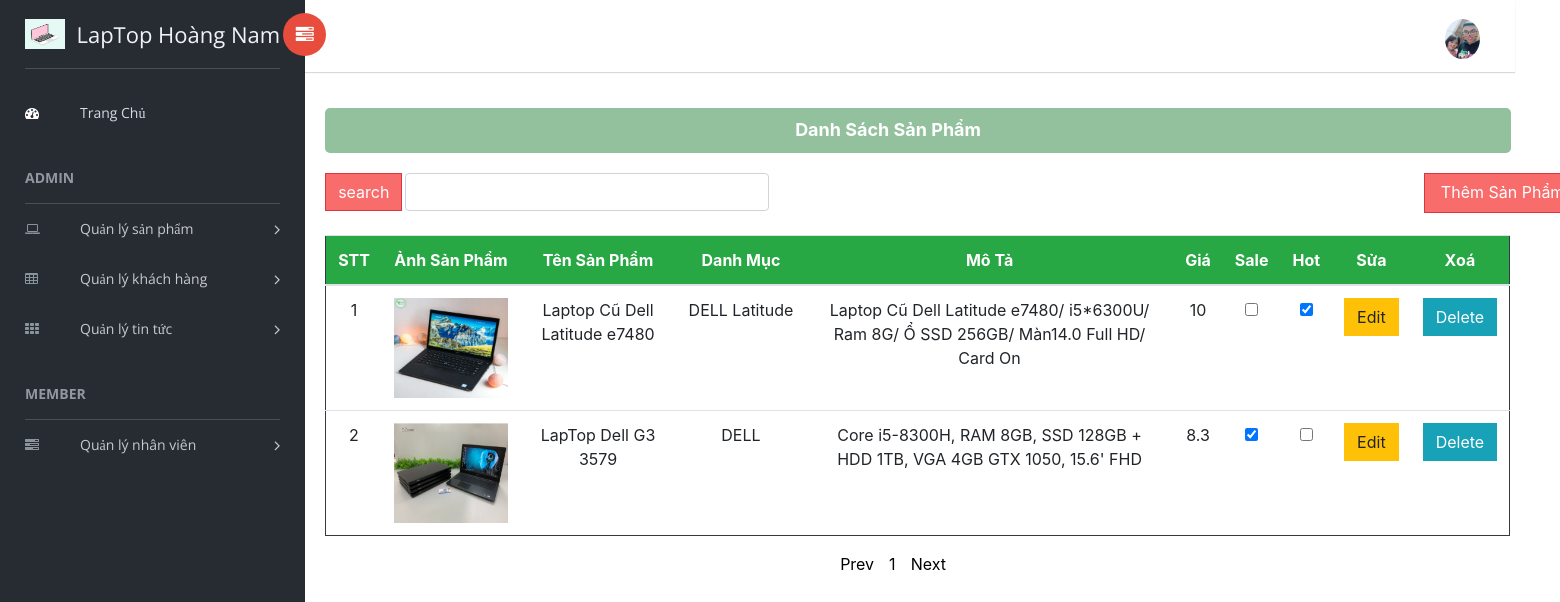
/PHP/DanhSachSanPham.php, run on the app's committed database.
### tables this page shows
CREATE TABLE `sanpham` (
  `MaSP` int(10) UNSIGNED NOT NULL,
  `MaDMSP` int(10) NOT NULL,
  `AnhSP` varchar(255) NOT NULL,
  `TenSP` varchar(255) NOT NULL,
  `MoTa` varchar(255) NOT NULL,
  `Gia` float NOT NULL,
  `Sale` int(10) NOT NULL,
  `Hot` int(10) NOT NULL
);

CREATE TABLE `danhmucsanpham` (
  `MaDMSP` int(10) UNSIGNED NOT NULL,
  `TenDMSP` varchar(255) NOT NULL
);

### PHP/DanhSachSanPham.php (the view, shortened to what this page needs)
<?php
  require_once('Connect.php');
  include("DungChung.php")
?>
<div class="Phan2Phai">
    <div class="DangNhapThanhCong">
        <p>Danh Sách Sản Phẩm</p>
    </div>
    <div class="container" style="margin-top: 20px;margin-left:5px;">
        <div class="row">
            <form action="TimKiemSanPham.php" method="get" style="margin-left: 5px;">
                <input id="MaSP" type="number" class="col-md-20 form-control" name="MaSP" value="Nhập mã sản phẩm"
                    style="margin-left: 90px;">
                <input type="submit" name="Ok" value="search" class="btn btn-danger"
                    style="margin-left: 10px;margin-top: -66px;;background:#f86c6b" />
            </form>
            <div class="col-md-2"><a href="Add_Edit_SanPham.php" class="btn btn-danger" role="button"
                    style="margin-left:730px;width:157px;height:40px;padding-bottom:20px;background:#f86c6b">Thêm Sản Phẩm</a></div>
        </div>
        <table class="table table-hover">
            <thead>
                <tr class="bg-success text-white" style=" text-align: center;">
                    <th>STT</th>
                    <th>Ảnh Sản Phẩm</th>
                    <th>Tên Sản Phẩm</th>
                    <th>Danh Mục</th>
                    <th>Mô Tả</th>
                    <th>Giá</th>
                    <th>Sale</th>
                    <th>Hot</th>
                    <th>Sửa</th>
                    <th>Xoá</th>
                </tr>
            </thead>
            <tbody>
                <?php
                  $result = mysqli_query($db, 'SELECT count(MaSP) as total from sanpham');
                  $row = mysqli_fetch_assoc($result);
                  $total_records = $row['total'];
                  $current_page = isset($_GET['page']) ? $_GET['page'] : 1;
                        $limit = 3;
                        $total_page = ceil($total_records / $limit);
                      $start = ($current_page - 1) * $limit;
                      $result = mysqli_query($db, "SELECT MaSP, danhmucsanpham.TenDMSP, sanpham.AnhSP, sanpham.TenSP, sanpham.MoTa, sanpham.Gia, sanpham.Hot, sanpham.Sale FROM sanpham INNER JOIN danhmucsanpham ON danhmucsanpham.MaDMSP=sanpham.MaDMSP LIMIT $start, $limit");
                    foreach($result as $std){
                      echo '<tr style=" text-align: center;">
                        <td >'.$std['MaSP'].'</td>
                        <td><img src="../Image/'.$std['AnhSP'].'" style="width:210px;height:100px"></td>
                        <td>'.$std['TenSP'].'</td>
                        <td style="width:130px;">'.$std['TenDMSP'].'</td>
                        <td >'.$std['MoTa'].'</td>
                        <td >'.$std['Gia'].'</td>
                        <td>'.($std['Sale']==1 ? '<input type="checkbox" checked>': '<input type="checkbox">').'</td>
                        <td>'.($std['Hot']==1 ? '<input type="checkbox" checked>': '<input type="checkbox">').'</td>
                        <td><button class="btn btn-warning" onclick=\'window.open("Add_Edit_SanPham.php?id='.$std['MaSP'].'","_self")\'>Edit</button></td>
                        <td><button class="btn btn-info" onclick=\'window.open("XoaSanPham.php?id='.$std['MaSP'].'","_self")\'>Delete</button></td>
                      </tr>';
                  }
                ?>
            </tbody>
        </table>
        <ul class="pagination">
            <?php
                      if ($current_page > 1 && $total_page > 1){
                        echo '<a href="DanhSachSanPham.php?page='.($current_page-1).'" style="color:black;margin-left:15px">Prev</a>  ';
                    }
                    else
                    {
                      echo '<span style="color:black;margin-left:15px">Prev</span> ';
                    }
                    for ($i = 1; $i <= $total_page; $i++){
                      if ($i == $current_page){
                        echo '<span style="color:black;margin-left:15px">'.$i.'</span>  ';
                      }
                      else{
                          echo '<a href="DanhSachSanPham.php?page='.$i.'" style="color:black;margin-left:15px">'.$i.'</a>';
                      }
                  }
                  if ($current_page < $total_page && $total_page > 1){
                      echo '<a href="DanhSachSanPham.php?page='.($current_page+1).'" style="color:black;margin-left:15px">Next</a>';
                  }
                  else
                  {
                    echo '<span style="color:black;margin-left:15px">Next</span> ';
                  }
                  ?>
        </ul>
    </div>
</div>

### CSS/HomePage.css (style rules this page uses)
.DangNhapThanhCong { display: flex; height: 45px; width: 98%; margin-top: 30px; margin-left: 20px; background: #93c19e; border-radius: 5px; }
.DangNhapThanhCong p { color: #ffffff; padding-top: 10px; font-size: 18px; margin-left: 470px; font-weight: bold; }
.pagination { margin-left: 500px; }
.table.table-hover { margin-top: 0px; border: 1px solid #343a40; width: 1185px; }

### data on the page
sanpham: MaSP "1", AnhSP (picture), TenSP "Laptop Cũ Dell Latitude e7480", danhmucsanpham.TenDMSP "DELL Latitude", MoTa "Laptop Cũ Dell Latitude e7480/ i5*6300U/ Ram 8G/ Ổ SSD 256GB/ Màn14.0 Full HD/ Card On", Gia "10"
sanpham: MaSP "2", AnhSP (picture), TenSP "LapTop Dell G3 3579", danhmucsanpham.TenDMSP "DELL", MoTa "Core i5-8300H, RAM 8GB, SSD 128GB + HDD 1TB, VGA 4GB GTX 1050, 15.6' FHD", Gia "8.3"
